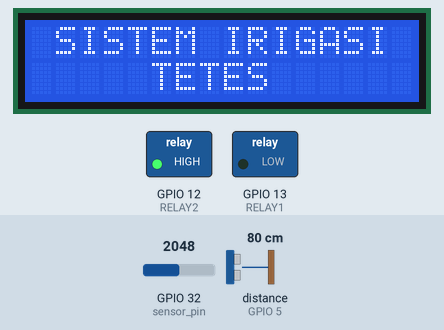
The program below on a simulated ESP32. On the bench: 16×2 character LCD, switched loads named in the program (green lamp = pin HIGH). Wiring (inferred from the names in the program): ultrasonic range finder: trigger GPIO 18; echo GPIO 5. The test bench sets the inputs (shaded band); at power-on: GPIO 32 (sensor_pin) = 2048, distance to the obstacle (sensor on GPIO 5) 80 cm. The echo pulse lasts 58.3 µs per cm; WiFi joins after 1.5 s; servers stay silent unless stated; uploads are accepted with an empty reply; random numbers use the default seed unless the program sets one; no MQTT or app messages arrive unless stated; pins used as bus, display or sensor lines are not drawn; what the program prints to the serial monitor is not drawn.

Above: at 11.6 s.
11.7 s: GPIO 32 (sensor_pin) set to 2182
At 17.5 s:
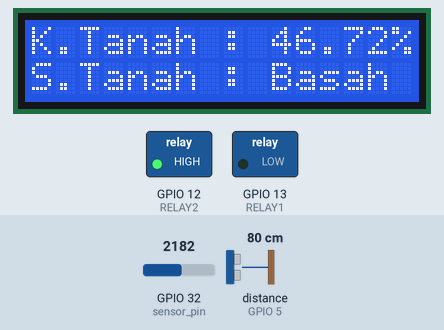
17.8 s: GPIO 32 (sensor_pin) set to 2284
At 22.3 s:
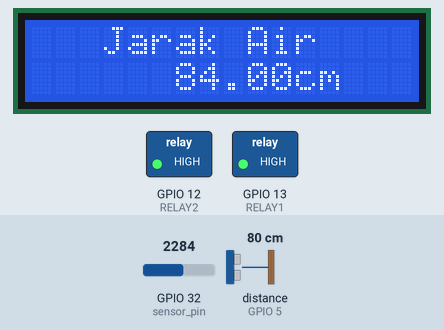
23.1 s: GPIO 32 (sensor_pin) set to 0
At 27.3 s:
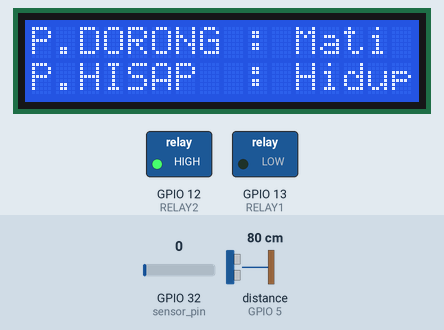
28.4 s: GPIO 32 (sensor_pin) set to 4095
At 38.4 s:
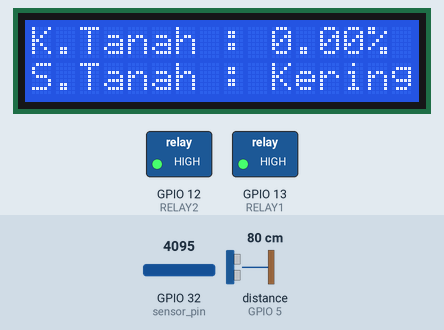
Timing chart, 0 to 39.9 s (numbered marks = the images above; inputs shaded):
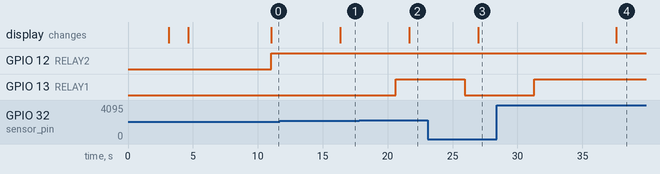

The program:

main.cpp
```cpp
#include <Wire.h>
#include <WiFi.h>
#include <PubSubClient.h>
#include <LiquidCrystal_I2C.h>
#include <WiFiClientSecure.h>

#define ECHO 5
#define TRIG 18
#define RELAY1 13
#define RELAY2 12
#define sensor_pin 32 /* Soil moisture sensor O/P pin */
#define MSG_BUFFER_SIZE (50)

WiFiClient WifiClient;
PubSubClient client(WifiClient);
WiFiClientSecure httpClient;
LiquidCrystal_I2C lcd = LiquidCrystal_I2C(0x27, 16, 2);

String project = "Irigasi Tetes";
String id = "SK1";
String clientID = "IrigasiTetes/" + id;

// WiFi credentials
const char *ssid = "MAKERINDO2";        //"Laujulu5G";
const char *password = "makerindo2019"; //"366milala";

// MQTT broker parameters
// const char *mqtt_server = "bitanic.id";
const char *mqtt_server = "broker.hivemq.com"; //"broker.emqx.io";
const char *mqtt_user = "jes";
const char *mqtt_pass = "password";
const char *topic = "IrigasiTetes";

// Gscript ID and required credentials
const int httpsPort = 443;
const char *host = "script.google.com";
String GAS_ID = "AKfycbzR9i7pz-Rse2clZP23Rrstu6gvsNWgzCuXaUm2j--ClX7tEoBEJKlXKRSGQpdhsGjU";

String relay1status = "";
String relay2status = "";
String soilstatus = "";
unsigned long awal = millis();
unsigned long lastMsg = millis();

long duration;
int distance;
int i = 0;
int sum = 0;
int value = 0;
double jarak = 0;
int LCD_Milis = 0;
int LCD_Count = 0;
double _moisture, sensor_analog;
char msg[MSG_BUFFER_SIZE];

void sendData(double jarak, double _moisture, String soilstatus, String relay1status, String relay2status);

void lcdPrint(String text1, String text2)
{
    lcd.clear();
    lcd.setCursor(0, 0);
    lcd.print(text1);
    lcd.setCursor(0, 1);
    lcd.print(text2);
}

void sensorJSN()
{
    digitalWrite(TRIG, LOW);
    delayMicroseconds(2);
    digitalWrite(TRIG, HIGH);
    delayMicroseconds(20);
    digitalWrite(TRIG, LOW);

    duration = pulseIn(ECHO, HIGH);
    distance = (duration * 0.034 / 2);

    i++;
    sum += distance;
    if (i == 3)
    {
        jarak = ((sum / 3) + 5);
        i = 0;
        sum = 0;
    }
    // Serial.println(jarak);
    Serial.print("Jarak Air : ");
    Serial.println(jarak);

    if (jarak >= 30)
    {
        digitalWrite(RELAY2, HIGH);
        delay(1000);
    }
    else if (jarak <= 27)
    {
        digitalWrite(RELAY2, LOW);
    }
}
void sensorsoil()
{
    sensor_analog = analogRead(sensor_pin);
    _moisture = (100 - ((sensor_analog / 4095.00) * 100));
    Serial.print("Soil Moisture = ");
    Serial.print(_moisture); /* Print Temperature on the serial window */
    Serial.println("%");

    if (_moisture >= 45)
    {                              // jika kelembaban tanah lebih 45%
        digitalWrite(RELAY1, LOW); // pompa dorong mati
    }
    else if (_moisture <= 45)
    {                               // selain atau dibawah 45%
        digitalWrite(RELAY1, HIGH); // pompa menyala
    }

    delay(1000);
}

class Task
{
private:
    unsigned long previousMillis; // Waktu terakhir tugas dieksekusi
    unsigned long interval;       // Interval waktu antara eksekusi tugas
    void (*lcdUpdate)();          // Pointer ke fungsi tugas

public:
    Task(unsigned long interval, void (*lcdUpdateParam)())
    {
        this->interval = interval;
        this->lcdUpdate = lcdUpdateParam;
        previousMillis = 0;
    }

    // Fungsi untuk menjalankan tugas jika sudah waktunya
    void run()
    {
        unsigned long currentMillis = millis();
        if (currentMillis - previousMillis >= interval)
        {
            previousMillis = currentMillis;
            lcdUpdate();
        }
    }
};

Task dataUpdate(1000, []()
                {
  sensorJSN();
  sensorsoil();

  bool soil;
  if (_moisture >= 45)
  {
    soil = false;
  }
  else if (_moisture <= 45)
  {
    soil = true;
  }

  soilstatus = (soil == false) ? "Basah" : "Kering";

  relay1status = (digitalRead(RELAY1) == LOW) ? "Mati" : "Hidup";
  relay2status = (digitalRead(RELAY2) == LOW) ? "Mati" : "Hidup"; });

Task lcdUpdate(1500, []()
               {
  // = = = = = = = = = = = = = LCD Print = = = = = = = = = = = = =
  // Start Milis for print LCD every 2000ms
  if (millis() - LCD_Milis >= 2000) {
    LCD_Milis = millis();
    if (LCD_Count == 0) {
      lcdPrint(" SISTEM IRIGASI", "     TETES");
      LCD_Count = 1;
    } else if (LCD_Count == 1) {
      lcdPrint("K.Tanah : " + String (_moisture) + "%", "S.Tanah : " + soilstatus);
      LCD_Count = 2;
    } else if (LCD_Count == 2) {
      lcdPrint("   Jarak Air  ", "      " + String(jarak) + "cm");
      LCD_Count = 3;
    } else if (LCD_Count == 3) {
      lcdPrint("P.DORONG : " + relay1status, "P.HISAP  : " + relay2status);
      LCD_Count = 4;
    }
    else if (LCD_Count == 4) {
      LCD_Count = 1;
    }
  }
  lcdUpdate.run(); });

void setup(void)
{
    Serial.begin(115200);
    client.setServer(mqtt_server, 1883);

    // lcd.begin();
    lcd.init();
    lcd.backlight();
    lcd.clear();

    lcdPrint(" Irigasi Tetes", "Sistem Komputer 1");
    delay(3000);
    lcdPrint("Connecting to..", "      WiFi");

    Serial.print("Connecting to ");
    Serial.println(ssid);
    WiFi.begin(ssid, password);

    while (WiFi.status() != WL_CONNECTED)
    {
        delay(500);

        Serial.print(".");
    }
    // Print local IP address and start web server
    lcdPrint("WiFi", "Connected..");
    delay(3000);
    Serial.println("");
    Serial.println("WiFi connected");
    Serial.println("IP address: ");
    Serial.print(WiFi.localIP());
    Serial.println();

    httpClient.setInsecure();

    pinMode(RELAY1, OUTPUT);
    pinMode(RELAY2, OUTPUT);
    pinMode(TRIG, OUTPUT);
    pinMode(ECHO, INPUT);

    digitalWrite(RELAY1, LOW);
    digitalWrite(RELAY2, LOW);
}

void reconnect()
{
    // Loop until we're reconnected
    while (!client.connected())
    {
        Serial.print("Attempting MQTT connection...");
        // Create a random client ID
        String clientID = "IrigasiTetes" + id;
        clientID += String(random(0xffff), HEX);

        // Attempt to connect
        if (client.connect(clientID.c_str()))
        {
            Serial.println("connected");
            // Once connected, publish an announcement...
            client.publish("outTopic", "Systems Irigasi Tetes");
            // ... and resubscribe
            client.subscribe("inTopic");
        }
        else
        {
            Serial.print("failed, rc=");
            Serial.print(client.state());
            Serial.println(" try again in 5 seconds");
            // Wait 5 seconds before retrying
            delay(5000);
        }
    }
    Serial.println(" ");
}

void loop(void)
{
    if (!client.connected())
    {
        reconnect();
    }
    client.loop();

    unsigned long sekarang = millis();
    if (sekarang - awal > 2000)
    {
        awal = sekarang;
        sensorJSN();
        sensorsoil();
    }
    unsigned long now2 = millis();
    if (now2 - lastMsg > 3000)
    {
        ++value;
        Serial.println(msg);

        String payloadStr = "01," + (String)_moisture + "," + (String)soilstatus + "," +
                            (String)jarak + "," + (String)relay1status + "," +
                            (String)relay2status + ",#";

        // String payloadStr = "01," + (String)_moisture + "," + (String)jarak + ",#";

        // check if the conversion was successful
        client.publish(topic, payloadStr.c_str());
        sendData(jarak, _moisture, soilstatus, relay1status, relay2status);
        // delay(5000);
    }
    dataUpdate.run();
    lcdUpdate.run();
    /* Wait for 1000mS */
}

void sendData(double jarak, double _moisture, String soilstatus, String relay1status, String relay2status)
{
    // HTTP Connect
    // Serial.println("==========");
    Serial.print("Connecting to ");
    Serial.println(host);

    if (!httpClient.connect(host, httpsPort))
    {
        Serial.println("connection failed");
        return;
    }

    String url = "https://script.google.com/macros/s/" + GAS_ID + "/exec?jarak=" + jarak + "&_moisture=" + _moisture + "&soilstatus=" + soilstatus + "&relay1status=" + relay1status + "&relay2status=" + relay2status;
    Serial.print("requesting URL: ");
    Serial.println(url);

    httpClient.print(String("GET ") + url + " HTTP/1.1\r\n" +
                     "Host: " + host + "\r\n" +
                     "User-Agent: IrigasiTetes\r\n" +
                     "Connection: close\r\n\r\n");

    Serial.println("request sent");
    Serial.println("");

    while (httpClient.connected())
    {
        String line = httpClient.readStringUntil('\n');
        if (line == "\r")
        {
            Serial.println("headers received");
            break;
        }
    }
    String line = httpClient.readStringUntil('\n');
    if (line.startsWith("{\"state\":\"success\""))
    {
        Serial.println("esp32/Arduino CI successfull!");
    }
    else
    {
        Serial.println("esp32/Arduino CI has failed");
    }
    Serial.print("reply was : ");
    Serial.println(line);
    Serial.println("closing connection");
    httpClient.stop();
    Serial.println("==========");
    Serial.println();
}
```

Measured:
- the behaviour switches between 2252 and 2253 on GPIO 32 (sensor_pin) (found by bisection; images 1 and 2)
- after the input at 17.8 s, GPIO 13 (RELAY1): LOW → HIGH after 2.8 s
- after the input at 23.1 s, GPIO 13 (RELAY1): HIGH → LOW after 2.9 s
- after the input at 28.4 s, GPIO 13 (RELAY1): LOW → HIGH after 2.9 s
